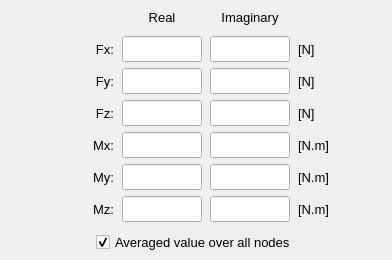
              <widget class="QFrame" name="frame_8">
               <property name="minimumSize">
                <size>
                 <width>340</width>
                 <height>0</height>
                </size>
               </property>
               <property name="maximumSize">
                <size>
                 <width>16777215</width>
                 <height>16777215</height>
                </size>
               </property>
               <property name="font">
                <font>
                 <pointsize>11</pointsize>
                 <bold>false</bold>
                </font>
               </property>
               <property name="frameShape">
                <enum>QFrame::Shape::NoFrame</enum>
               </property>
               <property name="frameShadow">
                <enum>QFrame::Shadow::Raised</enum>
               </property>
               <layout class="QGridLayout" name="gridLayout">
                <property name="leftMargin">
                 <number>4</number>
                </property>
                <property name="topMargin">
                 <number>4</number>
                </property>
                <property name="rightMargin">
                 <number>4</number>
                </property>
                <property name="bottomMargin">
                 <number>4</number>
                </property>
                <property name="horizontalSpacing">
                 <number>8</number>
                </property>
                <property name="verticalSpacing">
                 <number>6</number>
                </property>
                <item row="3" column="2">
                 <widget class="QLineEdit" name="lineEdit_real_Fx">
                  <property name="minimumSize">
                   <size>
                    <width>80</width>
                    <height>26</height>
                   </size>
                  </property>
                  <property name="maximumSize">
                   <size>
                    <width>80</width>
                    <height>26</height>
                   </size>
                  </property>
                  <property name="font">
                   <font>
                    <family>MS Shell Dlg 2</family>
                    <pointsize>10</pointsize>
                    <italic>false</italic>
                    <bold>false</bold>
                   </font>
                  </property>
                  <property name="styleSheet">
                   <string notr="true"/>
                  </property>
                  <property name="text">
                   <string/>
                  </property>
                  <property name="alignment">
                   <set>Qt::AlignmentFlag::AlignCenter</set>
                  </property>
                 </widget>
                </item>
                <item row="3" column="3">
                 <widget class="QLineEdit" name="lineEdit_imag_Fx">
                  <property name="minimumSize">
                   <size>
                    <width>80</width>
                    <height>26</height>
                   </size>
                  </property>
                  <property name="maximumSize">
                   <size>
                    <width>80</width>
                    <height>26</height>
                   </size>
                  </property>
                  <property name="font">
                   <font>
                    <family>MS Shell Dlg 2</family>
                    <pointsize>10</pointsize>
                    <italic>false</italic>
                    <bold>false</bold>
                   </font>
                  </property>
                  <property name="styleSheet">
                   <string notr="true"/>
                  </property>
                  <property name="alignment">
                   <set>Qt::AlignmentFlag::AlignCenter</set>
                  </property>
                 </widget>
                </item>
                <item row="4" column="1">
                 <widget class="QLabel" name="label_Fy_constant">
                  <property name="minimumSize">
                   <size>
                    <width>70</width>
                    <height>26</height>
                   </size>
                  </property>
                  <property name="maximumSize">
                   <size>
                    <width>70</width>
                    <height>26</height>
                   </size>
                  </property>
                  <property name="font">
                   <font>
                    <family>MS Shell Dlg 2</family>
                    <pointsize>10</pointsize>
                    <italic>false</italic>
                    <bold>false</bold>
                   </font>
                  </property>
                  <property name="text">
                   <string>Fy:</string>
                  </property>
                  <property name="alignment">
                   <set>Qt::AlignmentFlag::AlignRight|Qt::AlignmentFlag::AlignTrailing|Qt::AlignmentFlag::AlignVCenter</set>
                  </property>
                 </widget>
                </item>
                <item row="2" column="2">
                 <widget class="QLabel" name="label_4">
                  <property name="minimumSize">
                   <size>
                    <width>80</width>
                    <height>26</height>
                   </size>
                  </property>
                  <property name="maximumSize">
                   <size>
                    <width>80</width>
                    <height>26</height>
                   </size>
                  </property>
                  <property name="font">
                   <font>
                    <family>MS Shell Dlg 2</family>
                    <pointsize>10</pointsize>
                    <italic>false</italic>
                    <bold>false</bold>
                   </font>
                  </property>
                  <property name="text">
                   <string>Real</string>
                  </property>
                  <property name="alignment">
                   <set>Qt::AlignmentFlag::AlignCenter</set>
                  </property>
                 </widget>
                </item>
                <item row="3" column="5">
                 <spacer name="horizontalSpacer">
                  <property name="orientation">
                   <enum>Qt::Orientation::Horizontal</enum>
                  </property>
                  <property name="sizeHint" stdset="0">
                   <size>
                    <width>40</width>
                    <height>20</height>
                   </size>
                  </property>
                 </spacer>
                </item>
                <item row="4" column="3">
                 <widget class="QLineEdit" name="lineEdit_imag_Fy">
                  <property name="minimumSize">
                   <size>
                    <width>80</width>
                    <height>26</height>
                   </size>
                  </property>
                  <property name="maximumSize">
                   <size>
                    <width>80</width>
                    <height>26</height>
                   </size>
                  </property>
                  <property name="font">
                   <font>
                    <family>MS Shell Dlg 2</family>
                    <pointsize>10</pointsize>
                    <italic>false</italic>
                    <bold>false</bold>
                   </font>
                  </property>
                  <property name="styleSheet">
                   <string notr="true"/>
                  </property>
                  <property name="alignment">
                   <set>Qt::AlignmentFlag::AlignCenter</set>
                  </property>
                 </widget>
                </item>
                <item row="5" column="4">
                 <widget class="QLabel" name="label_Fz_unit">
                  <property name="minimumSize">
                   <size>
                    <width>50</width>
                    <height>26</height>
                   </size>
                  </property>
                  <property name="maximumSize">
                   <size>
                    <width>50</width>
                    <height>26</height>
                   </size>
                  </property>
                  <property name="font">
                   <font>
                    <family>MS Shell Dlg 2</family>
                    <pointsize>10</pointsize>
                    <italic>false</italic>
                    <bold>false</bold>
                   </font>
                  </property>
                  <property name="text">
                   <string>[N]</string>
                  </property>
                  <property name="alignment">
                   <set>Qt::AlignmentFlag::AlignLeading|Qt::AlignmentFlag::AlignLeft|Qt::AlignmentFlag::AlignVCenter</set>
                  </property>
                 </widget>
                </item>
                <item row="3" column="4">
                 <widget class="QLabel" name="label_Fx_unit">
                  <property name="minimumSize">
                   <size>
                    <width>50</width>
                    <height>26</height>
                   </size>
                  </property>
                  <property name="maximumSize">
                   <size>
                    <width>50</width>
                    <height>26</height>
                   </size>
                  </property>
                  <property name="font">
                   <font>
                    <family>MS Shell Dlg 2</family>
                    <pointsize>10</pointsize>
                    <italic>false</italic>
                    <bold>false</bold>
                   </font>
                  </property>
                  <property name="text">
                   <string>[N]</string>
                  </property>
                  <property name="alignment">
                   <set>Qt::AlignmentFlag::AlignLeading|Qt::AlignmentFlag::AlignLeft|Qt::AlignmentFlag::AlignVCenter</set>
                  </property>
                 </widget>
                </item>
                <item row="5" column="1">
                 <widget class="QLabel" name="label_Fz_constant">
                  <property name="minimumSize">
                   <size>
                    <width>70</width>
                    <height>26</height>
                   </size>
                  </property>
                  <property name="maximumSize">
                   <size>
                    <width>70</width>
                    <height>26</height>
                   </size>
                  </property>
                  <property name="font">
                   <font>
                    <family>MS Shell Dlg 2</family>
                    <pointsize>10</pointsize>
                    <italic>false</italic>
                    <bold>false</bold>
                   </font>
                  </property>
                  <property name="text">
                   <string>Fz:</string>
                  </property>
                  <property name="alignment">
                   <set>Qt::AlignmentFlag::AlignRight|Qt::AlignmentFlag::AlignTrailing|Qt::AlignmentFlag::AlignVCenter</set>
                  </property>
                 </widget>
                </item>
                <item row="5" column="2">
                 <widget class="QLineEdit" name="lineEdit_real_Fz">
                  <property name="minimumSize">
                   <size>
                    <width>80</width>
                    <height>26</height>
                   </size>
                  </property>
                  <property name="maximumSize">
                   <size>
                    <width>80</width>
                    <height>26</height>
                   </size>
                  </property>
                  <property name="font">
                   <font>
                    <family>MS Shell Dlg 2</family>
                    <pointsize>10</pointsize>
                    <italic>false</italic>
                    <bold>false</bold>
                   </font>
                  </property>
                  <property name="styleSheet">
                   <string notr="true"/>
                  </property>
                  <property name="alignment">
                   <set>Qt::AlignmentFlag::AlignCenter</set>
                  </property>
                 </widget>
                </item>
                <item row="3" column="0">
                 <spacer name="horizontalSpacer_2">
                  <property name="orientation">
                   <enum>Qt::Orientation::Horizontal</enum>
                  </property>
                  <property name="sizeHint" stdset="0">
                   <size>
                    <width>40</width>
                    <height>20</height>
                   </size>
                  </property>
                 </spacer>
                </item>
                <item row="2" column="3">
                 <widget class="QLabel" name="label_20">
                  <property name="minimumSize">
                   <size>
                    <width>80</width>
                    <height>26</height>
                   </size>
                  </property>
                  <property name="maximumSize">
                   <size>
                    <width>80</width>
                    <height>26</height>
                   </size>
                  </property>
                  <property name="font">
                   <font>
                    <family>MS Shell Dlg 2</family>
                    <pointsize>10</pointsize>
                    <italic>false</italic>
                    <bold>false</bold>
                   </font>
                  </property>
                  <property name="text">
                   <string>Imaginary</string>
                  </property>
                  <property name="alignment">
                   <set>Qt::AlignmentFlag::AlignCenter</set>
                  </property>
                 </widget>
                </item>
                <item row="4" column="2">
                 <widget class="QLineEdit" name="lineEdit_real_Fy">
                  <property name="minimumSize">
                   <size>
                    <width>80</width>
                    <height>26</height>
                   </size>
                  </property>
                  <property name="maximumSize">
                   <size>
                    <width>80</width>
                    <height>26</height>
                   </size>
                  </property>
                  <property name="font">
                   <font>
                    <family>MS Shell Dlg 2</family>
                    <pointsize>10</pointsize>
                    <italic>false</italic>
                    <bold>false</bold>
                   </font>
                  </property>
                  <property name="styleSheet">
                   <string notr="true"/>
                  </property>
                  <property name="alignment">
                   <set>Qt::AlignmentFlag::AlignCenter</set>
                  </property>
                 </widget>
                </item>
                <item row="4" column="4">
                 <widget class="QLabel" name="label_Fy_unit">
                  <property name="minimumSize">
                   <size>
                    <width>50</width>
                    <height>26</height>
                   </size>
                  </property>
                  <property name="maximumSize">
                   <size>
                    <width>50</width>
                    <height>26</height>
                   </size>
                  </property>
                  <property name="font">
                   <font>
                    <family>MS Shell Dlg 2</family>
                    <pointsize>10</pointsize>
                    <italic>false</italic>
                    <bold>false</bold>
                   </font>
                  </property>
                  <property name="text">
                   <string>[N]</string>
                  </property>
                  <property name="alignment">
                   <set>Qt::AlignmentFlag::AlignLeading|Qt::AlignmentFlag::AlignLeft|Qt::AlignmentFlag::AlignVCenter</set>
                  </property>
                 </widget>
                </item>
                <item row="6" column="1">
                 <widget class="QLabel" name="label_Mx_constant">
                  <property name="minimumSize">
                   <size>
                    <width>70</width>
                    <height>26</height>
                   </size>
                  </property>
                  <property name="maximumSize">
                   <size>
                    <width>70</width>
                    <height>26</height>
                   </size>
                  </property>
                  <property name="font">
                   <font>
                    <pointsize>10</pointsize>
                    <bold>false</bold>
                   </font>
                  </property>
                  <property name="text">
                   <string>Mx:</string>
                  </property>
                  <property name="alignment">
                   <set>Qt::AlignmentFlag::AlignRight|Qt::AlignmentFlag::AlignTrailing|Qt::AlignmentFlag::AlignVCenter</set>
                  </property>
                 </widget>
                </item>
                <item row="7" column="2">
                 <widget class="QLineEdit" name="lineEdit_real_My">
                  <property name="minimumSize">
                   <size>
                    <width>80</width>
                    <height>26</height>
                   </size>
                  </property>
                  <property name="maximumSize">
                   <size>
                    <width>80</width>
                    <height>26</height>
                   </size>
                  </property>
                  <property name="font">
                   <font>
                    <pointsize>10</pointsize>
                    <bold>false</bold>
                   </font>
                  </property>
                  <property name="styleSheet">
                   <string notr="true"/>
                  </property>
                  <property name="alignment">
                   <set>Qt::AlignmentFlag::AlignCenter</set>
                  </property>
                 </widget>
                </item>
                <item row="6" column="2">
                 <widget class="QLineEdit" name="lineEdit_real_Mx">
                  <property name="minimumSize">
                   <size>
                    <width>80</width>
                    <height>26</height>
                   </size>
                  </property>
                  <property name="maximumSize">
                   <size>
                    <width>80</width>
                    <height>26</height>
                   </size>
                  </property>
                  <property name="font">
                   <font>
                    <pointsize>10</pointsize>
                    <bold>false</bold>
                   </font>
                  </property>
                  <property name="styleSheet">
                   <string notr="true"/>
                  </property>
                  <property name="alignment">
                   <set>Qt::AlignmentFlag::AlignCenter</set>
                  </property>
                 </widget>
                </item>
                <item row="7" column="3">
                 <widget class="QLineEdit" name="lineEdit_imag_My">
                  <property name="minimumSize">
                   <size>
                    <width>80</width>
                    <height>26</height>
                   </size>
                  </property>
                  <property name="maximumSize">
                   <size>
                    <width>80</width>
                    <height>26</height>
                   </size>
                  </property>
                  <property name="font">
                   <font>
                    <pointsize>10</pointsize>
                    <bold>false</bold>
                   </font>
                  </property>
                  <property name="styleSheet">
                   <string notr="true"/>
                  </property>
                  <property name="alignment">
                   <set>Qt::AlignmentFlag::AlignCenter</set>
                  </property>
                 </widget>
                </item>
                <item row="8" column="1">
                 <widget class="QLabel" name="label_Mz_constant">
                  <property name="minimumSize">
                   <size>
                    <width>70</width>
                    <height>26</height>
                   </size>
                  </property>
                  <property name="maximumSize">
                   <size>
                    <width>70</width>
                    <height>26</height>
                   </size>
                  </property>
                  <property name="font">
                   <font>
                    <pointsize>10</pointsize>
                    <bold>false</bold>
                   </font>
                  </property>
                  <property name="text">
                   <string>Mz:</string>
                  </property>
                  <property name="alignment">
                   <set>Qt::AlignmentFlag::AlignRight|Qt::AlignmentFlag::AlignTrailing|Qt::AlignmentFlag::AlignVCenter</set>
                  </property>
                 </widget>
                </item>
                <item row="8" column="3">
                 <widget class="QLineEdit" name="lineEdit_imag_Mz">
                  <property name="minimumSize">
                   <size>
                    <width>80</width>
                    <height>26</height>
                   </size>
                  </property>
                  <property name="maximumSize">
                   <size>
                    <width>80</width>
                    <height>26</height>
                   </size>
                  </property>
                  <property name="font">
                   <font>
                    <pointsize>10</pointsize>
                    <bold>false</bold>
                   </font>
                  </property>
                  <property name="styleSheet">
                   <string notr="true"/>
                  </property>
                  <property name="alignment">
                   <set>Qt::AlignmentFlag::AlignCenter</set>
                  </property>
                 </widget>
                </item>
                <item row="6" column="3">
                 <widget class="QLineEdit" name="lineEdit_imag_Mx">
                  <property name="minimumSize">
                   <size>
                    <width>80</width>
                    <height>26</height>
                   </size>
                  </property>
                  <property name="maximumSize">
                   <size>
                    <width>80</width>
                    <height>26</height>
                   </size>
                  </property>
                  <property name="font">
                   <font>
                    <pointsize>10</pointsize>
                    <bold>false</bold>
                   </font>
                  </property>
                  <property name="styleSheet">
                   <string notr="true"/>
                  </property>
                  <property name="alignment">
                   <set>Qt::AlignmentFlag::AlignCenter</set>
                  </property>
                 </widget>
                </item>
                <item row="5" column="3">
                 <widget class="QLineEdit" name="lineEdit_imag_Fz">
                  <property name="minimumSize">
                   <size>
                    <width>80</width>
                    <height>26</height>
                   </size>
                  </property>
                  <property name="maximumSize">
                   <size>
                    <width>80</width>
                    <height>26</height>
                   </size>
                  </property>
                  <property name="font">
                   <font>
                    <family>MS Shell Dlg 2</family>
                    <pointsize>10</pointsize>
                    <italic>false</italic>
                    <bold>false</bold>
                   </font>
                  </property>
                  <property name="styleSheet">
                   <string notr="true"/>
                  </property>
                  <property name="alignment">
                   <set>Qt::AlignmentFlag::AlignCenter</set>
                  </property>
                 </widget>
                </item>
                <item row="8" column="2">
                 <widget class="QLineEdit" name="lineEdit_real_Mz">
                  <property name="minimumSize">
                   <size>
                    <width>80</width>
                    <height>26</height>
                   </size>
                  </property>
                  <property name="maximumSize">
                   <size>
                    <width>80</width>
                    <height>26</height>
                   </size>
                  </property>
                  <property name="font">
                   <font>
                    <pointsize>10</pointsize>
                    <bold>false</bold>
                   </font>
                  </property>
                  <property name="styleSheet">
                   <string notr="true"/>
                  </property>
                  <property name="alignment">
                   <set>Qt::AlignmentFlag::AlignCenter</set>
                  </property>
                 </widget>
                </item>
                <item row="8" column="4">
                 <widget class="QLabel" name="label_Mz_unit">
                  <property name="minimumSize">
                   <size>
                    <width>50</width>
                    <height>26</height>
                   </size>
                  </property>
                  <property name="maximumSize">
                   <size>
                    <width>50</width>
                    <height>26</height>
                   </size>
                  </property>
                  <property name="font">
                   <font>
                    <pointsize>10</pointsize>
                    <italic>false</italic>
                    <bold>false</bold>
                   </font>
                  </property>
                  <property name="text">
                   <string>[N.m]</string>
                  </property>
                  <property name="alignment">
                   <set>Qt::AlignmentFlag::AlignLeading|Qt::AlignmentFlag::AlignLeft|Qt::AlignmentFlag::AlignVCenter</set>
                  </property>
                 </widget>
                </item>
                <item row="3" column="1">
                 <widget class="QLabel" name="label_Fx_constant">
                  <property name="minimumSize">
                   <size>
                    <width>70</width>
                    <height>26</height>
                   </size>
                  </property>
                  <property name="maximumSize">
                   <size>
                    <width>70</width>
                    <height>26</height>
                   </size>
                  </property>
                  <property name="font">
                   <font>
                    <family>MS Shell Dlg 2</family>
                    <pointsize>10</pointsize>
                    <italic>false</italic>
                    <bold>false</bold>
                   </font>
                  </property>
                  <property name="text">
                   <string>Fx:</string>
                  </property>
                  <property name="alignment">
                   <set>Qt::AlignmentFlag::AlignRight|Qt::AlignmentFlag::AlignTrailing|Qt::AlignmentFlag::AlignVCenter</set>
                  </property>
                 </widget>
                </item>
                <item row="7" column="4">
                 <widget class="QLabel" name="label_My_unit">
                  <property name="minimumSize">
                   <size>
                    <width>50</width>
                    <height>26</height>
                   </size>
                  </property>
                  <property name="maximumSize">
                   <size>
                    <width>50</width>
                    <height>26</height>
                   </size>
                  </property>
                  <property name="font">
                   <font>
                    <pointsize>10</pointsize>
                    <italic>false</italic>
                    <bold>false</bold>
                   </font>
                  </property>
                  <property name="text">
                   <string>[N.m]</string>
                  </property>
                  <property name="alignment">
                   <set>Qt::AlignmentFlag::AlignLeading|Qt::AlignmentFlag::AlignLeft|Qt::AlignmentFlag::AlignVCenter</set>
                  </property>
                 </widget>
                </item>
                <item row="6" column="4">
                 <widget class="QLabel" name="label_Mx_unit">
                  <property name="minimumSize">
                   <size>
                    <width>50</width>
                    <height>26</height>
                   </size>
                  </property>
                  <property name="maximumSize">
                   <size>
                    <width>50</width>
                    <height>26</height>
                   </size>
                  </property>
                  <property name="font">
                   <font>
                    <pointsize>10</pointsize>
                    <italic>false</italic>
                    <bold>false</bold>
                   </font>
                  </property>
                  <property name="text">
                   <string>[N.m]</string>
                  </property>
                  <property name="alignment">
                   <set>Qt::AlignmentFlag::AlignLeading|Qt::AlignmentFlag::AlignLeft|Qt::AlignmentFlag::AlignVCenter</set>
                  </property>
                 </widget>
                </item>
                <item row="7" column="1">
                 <widget class="QLabel" name="label_My_constant">
                  <property name="minimumSize">
                   <size>
                    <width>70</width>
                    <height>26</height>
                   </size>
                  </property>
                  <property name="maximumSize">
                   <size>
                    <width>70</width>
                    <height>26</height>
                   </size>
                  </property>
                  <property name="font">
                   <font>
                    <pointsize>10</pointsize>
                    <bold>false</bold>
                   </font>
                  </property>
                  <property name="text">
                   <string>My:</string>
                  </property>
                  <property name="alignment">
                   <set>Qt::AlignmentFlag::AlignRight|Qt::AlignmentFlag::AlignTrailing|Qt::AlignmentFlag::AlignVCenter</set>
                  </property>
                 </widget>
                </item>
                <item row="9" column="1" colspan="4">
                 <widget class="QFrame" name="frame_20">
                  <property name="minimumSize">
                   <size>
                    <width>0</width>
                    <height>28</height>
                   </size>
                  </property>
                  <property name="maximumSize">
                   <size>
                    <width>16777215</width>
                    <height>28</height>
                   </size>
                  </property>
                  <property name="frameShape">
                   <enum>QFrame::Shape::NoFrame</enum>
                  </property>
                  <property name="frameShadow">
                   <enum>QFrame::Shadow::Raised</enum>
                  </property>
                  <layout class="QGridLayout" name="gridLayout_14">
                   <property name="leftMargin">
                    <number>0</number>
                   </property>
                   <property name="topMargin">
                    <number>0</number>
                   </property>
                   <property name="rightMargin">
                    <number>0</number>
                   </property>
                   <property name="bottomMargin">
                    <number>0</number>
                   </property>
                   <property name="spacing">
                    <number>0</number>
                   </property>
                   <item row="0" column="1">
                    <widget class="QCheckBox" name="checkBox_averaged_constant_values">
                     <property name="minimumSize">
                      <size>
                       <width>0</width>
                       <height>28</height>
                      </size>
                     </property>
                     <property name="maximumSize">
                      <size>
                       <width>220</width>
                       <height>28</height>
                      </size>
                     </property>
                     <property name="font">
                      <font>
                       <pointsize>10</pointsize>
                       <bold>false</bold>
                      </font>
                     </property>
                     <property name="text">
                      <string>Averaged value over all nodes</string>
                     </property>
                     <property name="checked">
                      <bool>true</bool>
                     </property>
                    </widget>
                   </item>
                   <item row="0" column="2">
                    <spacer name="horizontalSpacer_12">
                     <property name="orientation">
                      <enum>Qt::Orientation::Horizontal</enum>
                     </property>
                     <property name="sizeHint" stdset="0">
                      <size>
                       <width>40</width>
                       <height>20</height>
                      </size>
                     </property>
                    </spacer>
                   </item>
                   <item row="0" column="0">
                    <spacer name="horizontalSpacer_7">
                     <property name="orientation">
                      <enum>Qt::Orientation::Horizontal</enum>
                     </property>
                     <property name="sizeHint" stdset="0">
                      <size>
                       <width>40</width>
                       <height>20</height>
                      </size>
                     </property>
                    </spacer>
                   </item>
                  </layout>
                 </widget>
                </item>
               </layout>
              </widget>
